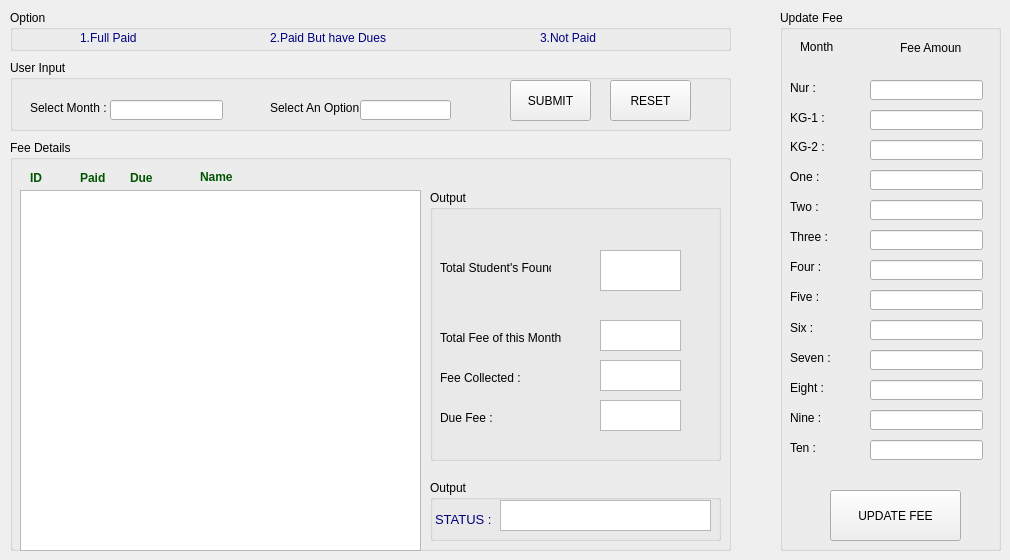
    <widget class="QWidget" name="tab_FEE">
     <attribute name="title">
      <string>Fee-Details</string>
     </attribute>
     <widget class="QGroupBox" name="groupBox_10">
      <property name="geometry">
       <rect>
        <x>10</x>
        <y>10</y>
        <width>721</width>
        <height>41</height>
       </rect>
      </property>
      <property name="title">
       <string>Option</string>
      </property>
      <widget class="QLabel" name="label_FULLPAID_3">
       <property name="geometry">
        <rect>
         <x>70</x>
         <y>20</y>
         <width>71</width>
         <height>16</height>
        </rect>
       </property>
       <property name="text">
        <string>&lt;html&gt;&lt;head/&gt;&lt;body&gt;&lt;p&gt;&lt;span style=&quot; font-size:9pt; color:#00007f;&quot;&gt;1.Full Paid&lt;/span&gt;&lt;/p&gt;&lt;/body&gt;&lt;/html&gt;</string>
       </property>
      </widget>
      <widget class="QLabel" name="label_HALFPAID_3">
       <property name="geometry">
        <rect>
         <x>260</x>
         <y>20</y>
         <width>121</width>
         <height>16</height>
        </rect>
       </property>
       <property name="text">
        <string>&lt;html&gt;&lt;head/&gt;&lt;body&gt;&lt;p&gt;&lt;span style=&quot; font-size:9pt; color:#00007f;&quot;&gt;2.Paid But have Dues&lt;/span&gt;&lt;/p&gt;&lt;/body&gt;&lt;/html&gt;</string>
       </property>
      </widget>
      <widget class="QLabel" name="label_NOTPAID_3">
       <property name="geometry">
        <rect>
         <x>530</x>
         <y>20</y>
         <width>61</width>
         <height>16</height>
        </rect>
       </property>
       <property name="text">
        <string>&lt;html&gt;&lt;head/&gt;&lt;body&gt;&lt;p&gt;&lt;span style=&quot; font-size:9pt; color:#00007f;&quot;&gt;3.Not Paid&lt;/span&gt;&lt;/p&gt;&lt;/body&gt;&lt;/html&gt;</string>
       </property>
      </widget>
     </widget>
     <widget class="QGroupBox" name="groupBox_11">
      <property name="geometry">
       <rect>
        <x>10</x>
        <y>60</y>
        <width>721</width>
        <height>71</height>
       </rect>
      </property>
      <property name="title">
       <string>User Input</string>
      </property>
      <widget class="QLabel" name="label_MONTH_3">
       <property name="geometry">
        <rect>
         <x>20</x>
         <y>40</y>
         <width>81</width>
         <height>16</height>
        </rect>
       </property>
       <property name="text">
        <string>Select Month :</string>
       </property>
      </widget>
      <widget class="QLineEdit" name="lineEdit_MONTH_3">
       <property name="geometry">
        <rect>
         <x>100</x>
         <y>40</y>
         <width>113</width>
         <height>20</height>
        </rect>
       </property>
      </widget>
      <widget class="QLabel" name="label_OPTION_3">
       <property name="geometry">
        <rect>
         <x>260</x>
         <y>40</y>
         <width>91</width>
         <height>16</height>
        </rect>
       </property>
       <property name="text">
        <string>Select An Option :</string>
       </property>
      </widget>
      <widget class="QPushButton" name="pushButton_SUBMIT_3">
       <property name="geometry">
        <rect>
         <x>500</x>
         <y>20</y>
         <width>81</width>
         <height>41</height>
        </rect>
       </property>
       <property name="text">
        <string>SUBMIT</string>
       </property>
      </widget>
      <widget class="QPushButton" name="pushButton_RESET_3">
       <property name="geometry">
        <rect>
         <x>600</x>
         <y>20</y>
         <width>81</width>
         <height>41</height>
        </rect>
       </property>
       <property name="text">
        <string>RESET</string>
       </property>
      </widget>
      <widget class="QLineEdit" name="lineEdit_OPTION_3">
       <property name="geometry">
        <rect>
         <x>350</x>
         <y>40</y>
         <width>91</width>
         <height>20</height>
        </rect>
       </property>
      </widget>
     </widget>
     <widget class="QGroupBox" name="groupBox_12">
      <property name="geometry">
       <rect>
        <x>10</x>
        <y>140</y>
        <width>721</width>
        <height>411</height>
       </rect>
      </property>
      <property name="title">
       <string>Fee Details</string>
      </property>
      <widget class="QLabel" name="label_ID_3">
       <property name="geometry">
        <rect>
         <x>20</x>
         <y>30</y>
         <width>21</width>
         <height>16</height>
        </rect>
       </property>
       <property name="text">
        <string>&lt;html&gt;&lt;head/&gt;&lt;body&gt;&lt;p&gt;&lt;span style=&quot; font-weight:600; color:#005500;&quot;&gt;ID&lt;/span&gt;&lt;/p&gt;&lt;/body&gt;&lt;/html&gt;</string>
       </property>
      </widget>
      <widget class="QLabel" name="label_NAME_3">
       <property name="geometry">
        <rect>
         <x>190</x>
         <y>30</y>
         <width>46</width>
         <height>13</height>
        </rect>
       </property>
       <property name="text">
        <string>&lt;html&gt;&lt;head/&gt;&lt;body&gt;&lt;p&gt;&lt;span style=&quot; font-weight:600; color:#005500;&quot;&gt;Name&lt;/span&gt;&lt;/p&gt;&lt;/body&gt;&lt;/html&gt;</string>
       </property>
      </widget>
      <widget class="QLabel" name="label_PAID_3">
       <property name="geometry">
        <rect>
         <x>70</x>
         <y>30</y>
         <width>31</width>
         <height>16</height>
        </rect>
       </property>
       <property name="text">
        <string>&lt;html&gt;&lt;head/&gt;&lt;body&gt;&lt;p&gt;&lt;span style=&quot; font-weight:600; color:#005500;&quot;&gt;Paid &lt;/span&gt;&lt;/p&gt;&lt;/body&gt;&lt;/html&gt;</string>
       </property>
      </widget>
      <widget class="QLabel" name="label_DUE_4">
       <property name="geometry">
        <rect>
         <x>120</x>
         <y>30</y>
         <width>31</width>
         <height>16</height>
        </rect>
       </property>
       <property name="text">
        <string>&lt;html&gt;&lt;head/&gt;&lt;body&gt;&lt;p&gt;&lt;span style=&quot; font-weight:600; color:#005500;&quot;&gt;Due &lt;/span&gt;&lt;/p&gt;&lt;/body&gt;&lt;/html&gt;</string>
       </property>
      </widget>
      <widget class="QGroupBox" name="groupBox_13">
       <property name="geometry">
        <rect>
         <x>420</x>
         <y>50</y>
         <width>291</width>
         <height>271</height>
        </rect>
       </property>
       <property name="title">
        <string>Output</string>
       </property>
       <widget class="QLabel" name="label_TOTALSTUDENT_3">
        <property name="geometry">
         <rect>
          <x>10</x>
          <y>70</y>
          <width>111</width>
          <height>16</height>
         </rect>
        </property>
        <property name="text">
         <string>Total Student's Found :</string>
        </property>
       </widget>
       <widget class="QLabel" name="label_TOTALFEE_3">
        <property name="geometry">
         <rect>
          <x>10</x>
          <y>140</y>
          <width>121</width>
          <height>16</height>
         </rect>
        </property>
        <property name="text">
         <string>Total Fee of this Month : </string>
        </property>
       </widget>
       <widget class="QLabel" name="label_COLLECTED_3">
        <property name="geometry">
         <rect>
          <x>10</x>
          <y>180</y>
          <width>81</width>
          <height>16</height>
         </rect>
        </property>
        <property name="text">
         <string>Fee Collected :</string>
        </property>
       </widget>
       <widget class="QLabel" name="label_DUE_3">
        <property name="geometry">
         <rect>
          <x>10</x>
          <y>220</y>
          <width>61</width>
          <height>16</height>
         </rect>
        </property>
        <property name="text">
         <string>Due Fee :</string>
        </property>
       </widget>
       <widget class="QTextBrowser" name="textBrowser_TOTALSTUDENT_3">
        <property name="geometry">
         <rect>
          <x>170</x>
          <y>60</y>
          <width>81</width>
          <height>41</height>
         </rect>
        </property>
       </widget>
       <widget class="QTextBrowser" name="textBrowser_TOTALFEE_3">
        <property name="geometry">
         <rect>
          <x>170</x>
          <y>130</y>
          <width>81</width>
          <height>31</height>
         </rect>
        </property>
       </widget>
       <widget class="QTextBrowser" name="textBrowser_COLLECTED_3">
        <property name="geometry">
         <rect>
          <x>170</x>
          <y>170</y>
          <width>81</width>
          <height>31</height>
         </rect>
        </property>
       </widget>
       <widget class="QTextBrowser" name="textBrowser_DUE_3">
        <property name="geometry">
         <rect>
          <x>170</x>
          <y>210</y>
          <width>81</width>
          <height>31</height>
         </rect>
        </property>
       </widget>
      </widget>
      <widget class="QGroupBox" name="groupBox_15">
       <property name="geometry">
        <rect>
         <x>420</x>
         <y>340</y>
         <width>291</width>
         <height>61</height>
        </rect>
       </property>
       <property name="title">
        <string>Output</string>
       </property>
       <widget class="QLabel" name="label">
        <property name="geometry">
         <rect>
          <x>5</x>
          <y>30</y>
          <width>61</width>
          <height>20</height>
         </rect>
        </property>
        <property name="text">
         <string>&lt;html&gt;&lt;head/&gt;&lt;body&gt;&lt;p&gt;&lt;span style=&quot; font-size:10pt; color:#00007f;&quot;&gt;STATUS :&lt;/span&gt;&lt;/p&gt;&lt;/body&gt;&lt;/html&gt;</string>
        </property>
       </widget>
       <widget class="QTextBrowser" name="textBrowser_STATUS_3">
        <property name="geometry">
         <rect>
          <x>70</x>
          <y>20</y>
          <width>211</width>
          <height>31</height>
         </rect>
        </property>
       </widget>
      </widget>
      <widget class="QTextBrowser" name="textBrowser_OUTPUT_3">
       <property name="geometry">
        <rect>
         <x>10</x>
         <y>50</y>
         <width>401</width>
         <height>361</height>
        </rect>
       </property>
      </widget>
     </widget>
     <widget class="QGroupBox" name="groupBox_14">
      <property name="geometry">
       <rect>
        <x>780</x>
        <y>10</y>
        <width>221</width>
        <height>541</height>
       </rect>
      </property>
      <property name="title">
       <string>Update Fee</string>
      </property>
      <widget class="QLabel" name="label_MONTH_4">
       <property name="geometry">
        <rect>
         <x>20</x>
         <y>30</y>
         <width>46</width>
         <height>13</height>
        </rect>
       </property>
       <property name="text">
        <string>Month</string>
       </property>
      </widget>
      <widget class="QLabel" name="label_AMMOUNT_3">
       <property name="geometry">
        <rect>
         <x>120</x>
         <y>30</y>
         <width>61</width>
         <height>16</height>
        </rect>
       </property>
       <property name="text">
        <string>Fee Amount</string>
       </property>
      </widget>
      <widget class="QLabel" name="label_NUR_3">
       <property name="geometry">
        <rect>
         <x>10</x>
         <y>70</y>
         <width>51</width>
         <height>16</height>
        </rect>
       </property>
       <property name="text">
        <string>Nur :</string>
       </property>
      </widget>
      <widget class="QLabel" name="label_KG1_3">
       <property name="geometry">
        <rect>
         <x>10</x>
         <y>100</y>
         <width>51</width>
         <height>16</height>
        </rect>
       </property>
       <property name="text">
        <string>KG-1 :</string>
       </property>
      </widget>
      <widget class="QLabel" name="label_KG2_3">
       <property name="geometry">
        <rect>
         <x>10</x>
         <y>130</y>
         <width>46</width>
         <height>13</height>
        </rect>
       </property>
       <property name="text">
        <string>KG-2 :</string>
       </property>
      </widget>
      <widget class="QLabel" name="label_ONE_3">
       <property name="geometry">
        <rect>
         <x>10</x>
         <y>160</y>
         <width>46</width>
         <height>13</height>
        </rect>
       </property>
       <property name="text">
        <string>One :</string>
       </property>
      </widget>
      <widget class="QLabel" name="label_TWO_3">
       <property name="geometry">
        <rect>
         <x>10</x>
         <y>190</y>
         <width>46</width>
         <height>13</height>
        </rect>
       </property>
       <property name="text">
        <string>Two :</string>
       </property>
      </widget>
      <widget class="QLabel" name="label_THREE_3">
       <property name="geometry">
        <rect>
         <x>10</x>
         <y>220</y>
         <width>46</width>
         <height>13</height>
        </rect>
       </property>
       <property name="text">
        <string>Three :</string>
       </property>
      </widget>
      <widget class="QLabel" name="label_FOUR_3">
       <property name="geometry">
        <rect>
         <x>10</x>
         <y>250</y>
         <width>46</width>
         <height>13</height>
        </rect>
       </property>
       <property name="text">
        <string>Four :</string>
       </property>
      </widget>
      <widget class="QLabel" name="label_FIVE_3">
       <property name="geometry">
        <rect>
         <x>10</x>
         <y>280</y>
         <width>46</width>
         <height>13</height>
        </rect>
       </property>
       <property name="text">
        <string>Five :</string>
       </property>
      </widget>
      <widget class="QLabel" name="label_SIX_3">
       <property name="geometry">
        <rect>
         <x>10</x>
         <y>310</y>
         <width>61</width>
         <height>16</height>
        </rect>
       </property>
       <property name="text">
        <string>Six :</string>
       </property>
      </widget>
      <widget class="QLabel" name="label_SEVEN_3">
       <property name="geometry">
        <rect>
         <x>10</x>
         <y>340</y>
         <width>61</width>
         <height>16</height>
        </rect>
       </property>
       <property name="text">
        <string>Seven :</string>
       </property>
      </widget>
      <widget class="QLabel" name="label_EIGHT_3">
       <property name="geometry">
        <rect>
         <x>10</x>
         <y>370</y>
         <width>61</width>
         <height>16</height>
        </rect>
       </property>
       <property name="text">
        <string>Eight :</string>
       </property>
      </widget>
      <widget class="QLabel" name="label_NINE_3">
       <property name="geometry">
        <rect>
         <x>10</x>
         <y>400</y>
         <width>71</width>
         <height>16</height>
        </rect>
       </property>
       <property name="text">
        <string>Nine :</string>
       </property>
      </widget>
      <widget class="QLineEdit" name="lineEdit_NUR_3">
       <property name="geometry">
        <rect>
         <x>90</x>
         <y>70</y>
         <width>113</width>
         <height>20</height>
        </rect>
       </property>
      </widget>
      <widget class="QLineEdit" name="lineEdit_KG1_3">
       <property name="geometry">
        <rect>
         <x>90</x>
         <y>100</y>
         <width>113</width>
         <height>20</height>
        </rect>
       </property>
      </widget>
      <widget class="QLineEdit" name="lineEdit_KG2_3">
       <property name="geometry">
        <rect>
         <x>90</x>
         <y>130</y>
         <width>113</width>
         <height>20</height>
        </rect>
       </property>
      </widget>
      <widget class="QLineEdit" name="lineEdit_ONE_3">
       <property name="geometry">
        <rect>
         <x>90</x>
         <y>160</y>
         <width>113</width>
         <height>20</height>
        </rect>
       </property>
      </widget>
      <widget class="QLineEdit" name="lineEdit_TWO_3">
       <property name="geometry">
        <rect>
         <x>90</x>
         <y>190</y>
         <width>113</width>
         <height>20</height>
        </rect>
       </property>
      </widget>
      <widget class="QLineEdit" name="lineEdit_THREE_3">
       <property name="geometry">
        <rect>
         <x>90</x>
         <y>220</y>
         <width>113</width>
         <height>20</height>
        </rect>
       </property>
      </widget>
      <widget class="QLineEdit" name="lineEdit_FOUR_3">
       <property name="geometry">
        <rect>
         <x>90</x>
         <y>250</y>
         <width>113</width>
         <height>20</height>
        </rect>
       </property>
      </widget>
      <widget class="QLineEdit" name="lineEdit_FIVE_3">
       <property name="geometry">
        <rect>
         <x>90</x>
         <y>280</y>
         <width>113</width>
         <height>20</height>
        </rect>
       </property>
      </widget>
      <widget class="QLineEdit" name="lineEdit_SIX_3">
       <property name="geometry">
        <rect>
         <x>90</x>
         <y>310</y>
         <width>113</width>
         <height>20</height>
        </rect>
       </property>
      </widget>
      <widget class="QLineEdit" name="lineEdit_SEVEN_3">
       <property name="geometry">
        <rect>
         <x>90</x>
         <y>340</y>
         <width>113</width>
         <height>20</height>
        </rect>
       </property>
      </widget>
      <widget class="QLineEdit" name="lineEdit_EIGHT_3">
       <property name="geometry">
        <rect>
         <x>90</x>
         <y>370</y>
         <width>113</width>
         <height>20</height>
        </rect>
       </property>
      </widget>
      <widget class="QLineEdit" name="lineEdit_NINE_3">
       <property name="geometry">
        <rect>
         <x>90</x>
         <y>400</y>
         <width>113</width>
         <height>20</height>
        </rect>
       </property>
      </widget>
      <widget class="QPushButton" name="pushButton_UPDATEFEE_3">
       <property name="geometry">
        <rect>
         <x>50</x>
         <y>480</y>
         <width>131</width>
         <height>51</height>
        </rect>
       </property>
       <property name="text">
        <string>UPDATE FEE</string>
       </property>
      </widget>
      <widget class="QLabel" name="label_TEN_3">
       <property name="geometry">
        <rect>
         <x>10</x>
         <y>430</y>
         <width>71</width>
         <height>16</height>
        </rect>
       </property>
       <property name="text">
        <string>Ten :</string>
       </property>
      </widget>
      <widget class="QLineEdit" name="lineEdit_TEN_3">
       <property name="geometry">
        <rect>
         <x>90</x>
         <y>430</y>
         <width>113</width>
         <height>20</height>
        </rect>
       </property>
      </widget>
     </widget>
    </widget>
